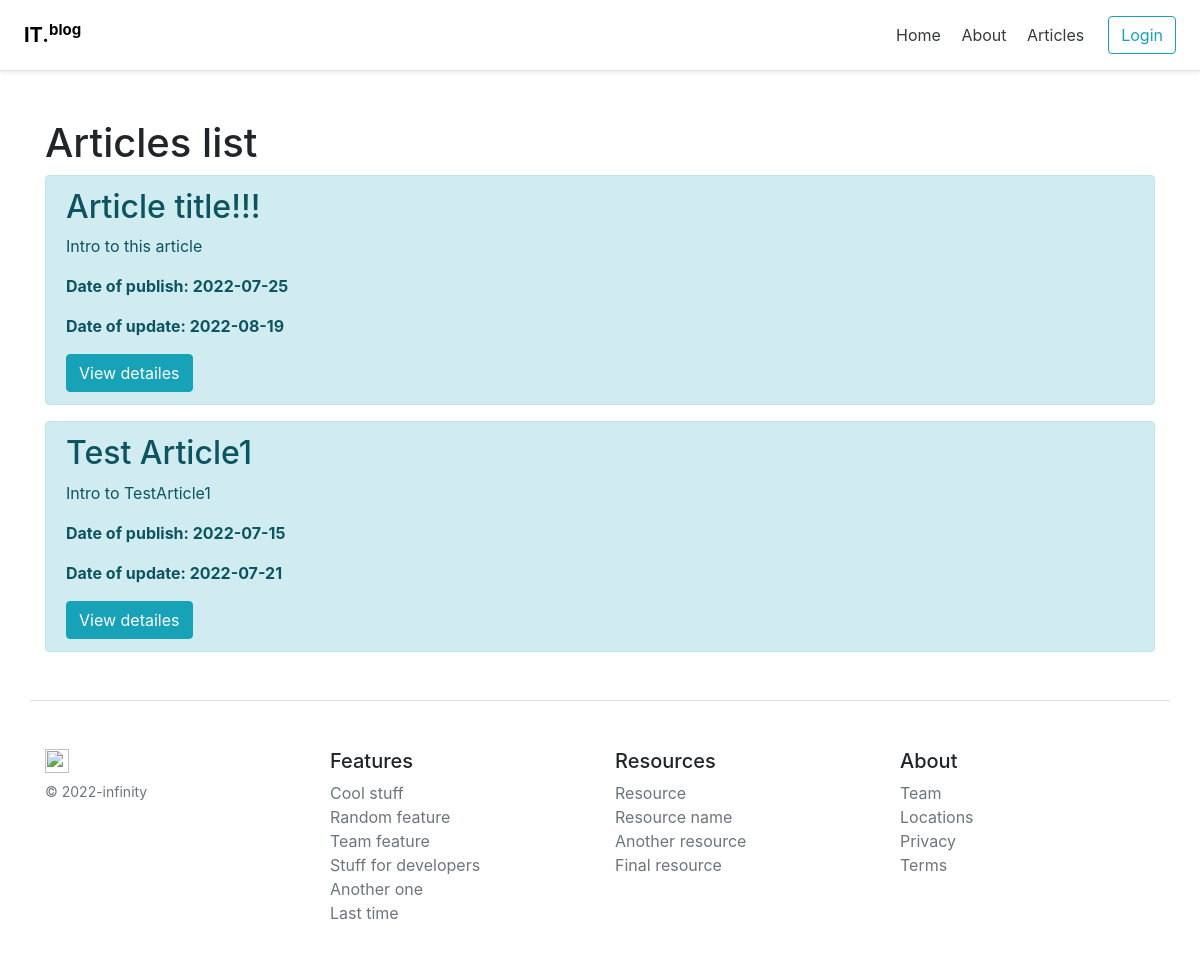
The page /posts on the database its author committed.
### models.py (models this page shows, shortened)
class Article(Base):
    __tablename__ = 'article'
    id = Column(Integer, primary_key=True, autoincrement=True)
    user_id = Column(Integer, ForeignKey('user.id'), nullable=False)
    title = Column(String(100), nullable=False)
    intro = Column(String(300), nullable=False)
    text = Column(Text, nullable=False)
    status = Column(Integer, ForeignKey('status.code'), nullable=False, default=1)
    dlm = Column(DateTime, default=OUR_TIME)
    creation_date = Column(DateTime, default=OUR_TIME)

### routes.py (the view)
@app.route('/posts')
def posts():
    articles = db.session.query(Article).order_by(Article.dlm.desc()).all()
    return render_template('posts.html', articles=articles)

### templates/posts.html (shortened to what this page needs)
{% extends 'base/base.html' %}
{% block body %}
    <div class="container mt-5">
        <h1> Articles list</h1>
        {% if articles|length > 0 %}
            {% for article in articles %}
                {% if article.status == 2 %}
                   <div class="alert alert-info">
                     <h2>{{ article.title }}</h2>
                     <p>{{ article.intro }}</p>
                     {% if article.dlm > article.creation_date %}
                        <p><strong>Date of publish: {{ article.creation_date.date() }}</strong></p>
                        <p><strong>Date of update: {{ article.dlm.date() }}</strong></p>
                     {% else %}
                        <p><strong>Date of publish: {{ article.creation_date.date() }}</strong></p>
                     {% endif %}
                     <a href="/posts/{{ article.id }}" class="btn btn-info">View detailes</a>
                   </div>
                {% endif %}
            {% endfor %}
        {% else %}
            <p>There is no articles yet</p>
        {% endif %}
    </div>
{% endblock %}

### rows shown on the page
Article: title "Article title!!!", intro "Intro to this article", creation_date "2022-07-25", dlm "2022-08-19"
Article: title "Test Article1", intro "Intro to TestArticle1", creation_date "2022-07-15", dlm "2022-07-21"
